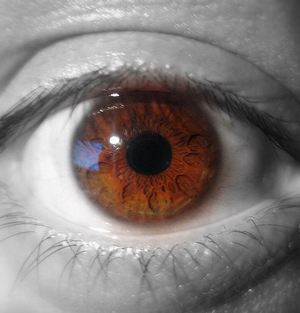
//> input picture iris/iris/7.jpg, 300 x 313 px
$ ./iris   (built with g++ and OpenCV 4)
//> lines starting //> are read from the running program, lines starting //| are printed output that depends on the picture; after the words box and inside, x2 and y2 are one past the last pixel; in counts of white or black regions, pixels touching at a corner belong together
#include <opencv2/opencv.hpp>
#include <opencv2/imgproc/imgproc.hpp>
using namespace cv;
using namespace std;

int main()
{
	//加载原图
	Mat srcImage = imread("7.jpg");
//> srcImage is the input picture: 313 rows x 300 cols, CV_8UC3; mean B, G, R 122.7, 124.6, 131.4
	Mat midImage, dstImage;

	//显示原始图
	imshow("原始图", srcImage);

	cvtColor(srcImage, midImage, COLOR_BGR2GRAY);//转为灰度图
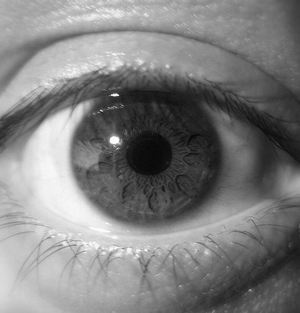
//> midImage: 313 rows x 300 cols, CV_8UC1; min 6, max 255, mean 126.4
	GaussianBlur(midImage, midImage, Size(9, 9), 2, 2);  //高斯滤波，图像平滑

	//霍夫圆变换
	vector<Vec3f> circles;
	HoughCircles(midImage, circles, HOUGH_GRADIENT, 1, 0.001, 90, 30, 0, 80);
//> circles = 1 circle (x, y, radius): [147.5, 154.5, 74.6]

	//图中绘制出圆
	for (size_t i = 0; i < circles.size(); i++)
	{
		//参数定义
		Point center(cvRound(circles[i][0]), cvRound(circles[i][1]));
		int radius = cvRound(circles[i][2]);
		//绘制圆心
		circle(srcImage, center, 3, Scalar(0, 255, 0), -1, 8, 0);
		//绘制圆轮廓
		circle(srcImage, center, radius, Scalar(155, 50, 255), 3, 8, 0);
	}
//> this loop made 1 pass
//> (center, radius) on pass 1: (Point(148, 154), 75)
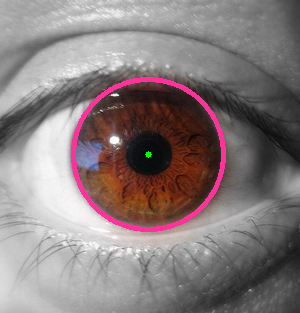
//> srcImage: 313 rows x 300 cols, CV_8UC3; 2.49% of pixels changed, all inside (x1, y1, x2, y2) = (71, 77, 226, 232)

	//显示效果图
	imshow("效果图", srcImage);

	waitKey(0);

	return 0;
}
